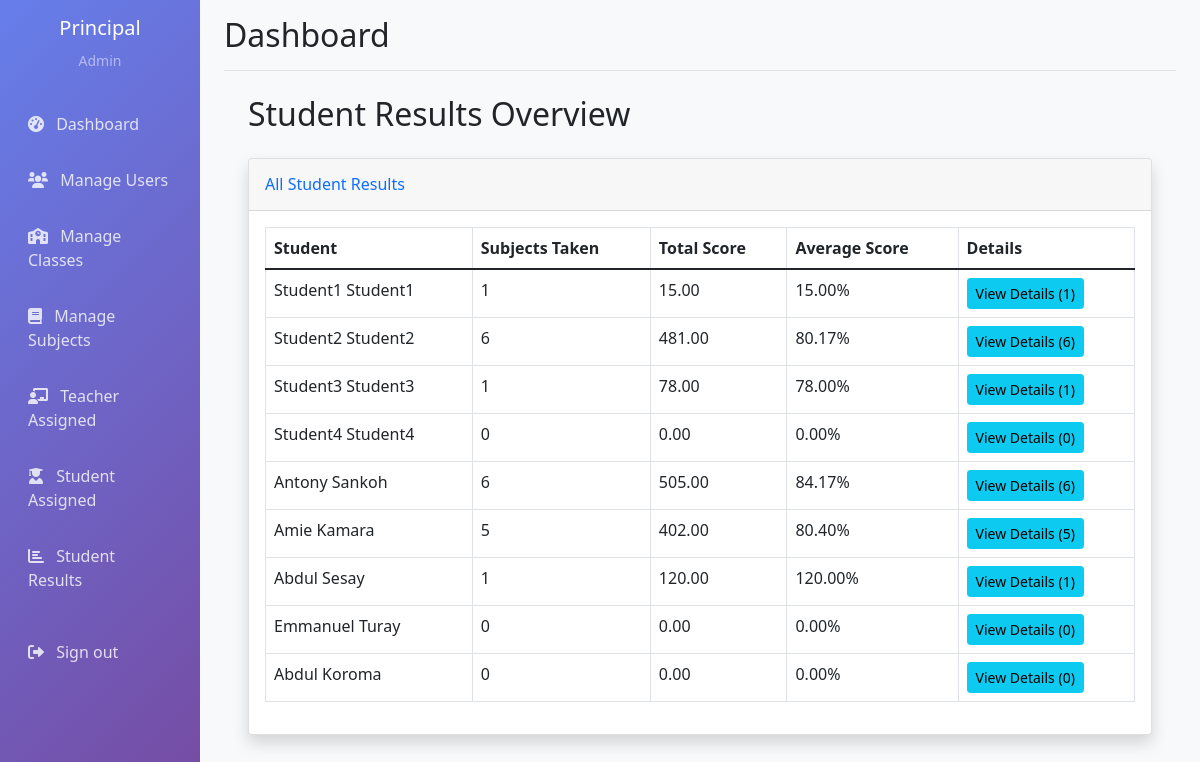
Screenshot of /grades/admin/results/ (signed in) with the database file from the repository.
### accounts/models.py (models this page shows, shortened)
class CustomUser(AbstractUser):
    USER_TYPE_CHOICES = (
        ('admin', 'Admin'),
        ('teacher', 'Teacher'),
        ('student', 'Student'),
    )
    email = models.EmailField(unique=True)
    user_type = models.CharField(max_length=10, choices=USER_TYPE_CHOICES)
    phone = models.PositiveIntegerField(max_length=15, blank=True)
    address = models.CharField(blank=True)
    USERNAME_FIELD = 'email'
    REQUIRED_FIELDS = ['username', 'user_type']

### grades/models.py (models this page shows, shortened)
class StudentResult(models.Model):
    student = models.OneToOneField(CustomUser, on_delete=models.CASCADE, limit_choices_to={'user_type': 'student'})
    total_subjects = models.IntegerField(default=0)
    total_score = models.DecimalField(max_digits=8, decimal_places=2, default=0)
    average_score = models.DecimalField(max_digits=5, decimal_places=2, default=0)
    academic_year = models.CharField(max_length=20, default='2023-2024')
    updated_at = models.DateTimeField(auto_now=True)
    def calculate_result(self):
        grades = Grade.objects.filter(student=self.student)
        if grades.exists():
            self.total_subjects = grades.count()
            self.total_score = sum(grade.total_score for grade in grades)
            self.average_score = self.total_score / self.total_subjects if self.total_subjects > 0 else 0
        self.save()

### grades/views.py (the view)
# urls.py: path('admin/results/', views.admin_student_results, name='admin_student_results'),
@login_required
def admin_student_results(request):
    if request.user.user_type != 'admin':
        messages.error(request, 'Access denied')
        return redirect('dashboard')
    students = CustomUser.objects.filter(user_type='student')
    student_results = []
    for student in students:
        grades = Grade.objects.filter(student=student)
        student_result, created = StudentResult.objects.get_or_create(student=student)
        if created or grades.exists():
            student_result.calculate_result()
        student_results.append({
            'student': student,
            'result': student_result,
            'grades': grades
        })
    return render(request, 'grades/admin_student_results.html', {'student_results': student_results})

### templates/grades/admin_student_results.html
{% extends 'base.html' %}
{% block content %}
<div class="container-fluid">
    <h2 class="my-4">Student Results Overview</h2>
    <div class="card shadow mb-4">
        <div class="card-header py-3 d-flex justify-content-between align-items-center">
            <h6 class="m-0 font-weight-bold text-primary">All Student Results</h6>
        </div>
        <div class="card-body">
            <div class="table-responsive">
                <table class="table table-bordered" width="100%" cellspacing="0">
                    <thead class="thead-dark">
                        <tr>
                            <th>Student</th>
                            <th>Subjects Taken</th>
                            <th>Total Score</th>
                            <th>Average Score</th>
                            <th>Details</th>
                        </tr>
                    </thead>
                    <tbody>
                        {% for result in student_results %}
                        <tr>
                            <td>{{ result.student.get_full_name }}</td>
                            <td>{{ result.result.total_subjects }}</td>
                            <td>{{ result.result.total_score|floatformat:2 }}</td>
                            <td>{{ result.result.average_score|floatformat:2 }}%</td>
                            <td>
                                <a href="{% url 'admin_student_grades' result.student.id %}"
                                   class="btn btn-sm btn-info">
                                    View Details ({{ result.grades.count }})
                                </a>
                            </td>
                        </tr>
                        {% endfor %}
                    </tbody>
                </table>
            </div>
        </div>
    </div>
</div>
{% endblock %}

### templates/base.html (shortened to what this page needs)
<!DOCTYPE html>
<html lang="en">
<head>
    <link href="https://cdn.jsdelivr.net/npm/select2@4.1.0-rc.0/dist/css/select2.min.css" rel="stylesheet" />
    <link href="https://cdn.jsdelivr.net/npm/bootstrap@5.1.3/dist/css/bootstrap.min.css" rel="stylesheet">
    <link href="https://cdnjs.cloudflare.com/ajax/libs/font-awesome/6.0.0/css/all.min.css" rel="stylesheet">
</head>
<body>
    <div class="container-fluid">
        <div class="row">
            {% if request.user.is_authenticated %}
            <nav class="col-md-3 col-lg-2 d-md-block sidebar collapse">
                <div class="position-sticky pt-3">
                    <div class="text-center mb-4">
                        <h5 class="text-white">{{ request.user.get_full_name }}</h5>
                        <small class="text-white-50">{{ request.user.user_type|title }}</small>
                    </div>
                    <ul class="nav flex-column">
                        <li class="nav-item">
                            <a class="nav-link" href="{% url 'dashboard' %}">
                                <i class="fas fa-tachometer-alt me-2"></i>
                                Dashboard
                            </a>
                        </li>
                        {% if request.user.user_type == 'admin' %}
                        <li class="nav-item">
                            <a class="nav-link" href="{% url 'manage_users' %}">
                                <i class="fas fa-users me-2"></i>
                                Manage Users
                            </a>
                        </li>
                        <li class="nav-item">
                            <a class="nav-link" href="{% url 'manage_classes' %}">
                                <i class="fas fa-school me-2"></i>
                                Manage Classes
                            </a>
                        </li>
                        <li class="nav-item">
                            <a class="nav-link" href="{% url 'manage_subjects' %}">
                                <i class="fas fa-book me-2"></i>
                                Manage Subjects
                            </a>
                        </li>
                        <li class="nav-item">
                            <a class="nav-link" href="{% url 'manage_teacher_assignments' %}">
                                <i class="fas fa-chalkboard-teacher me-2"></i>
                                Teacher Assigned
                            </a>
                        </li>
                        <li class="nav-item">
                            <a class="nav-link" href="{% url 'manage_student_assignments' %}">
                                <i class="fas fa-user-graduate me-2"></i>
                                Student Assigned
                            </a>
                        </li>
                        <li class="nav-item">
                            <a class="nav-link" href="{% url 'admin_student_results' %}">
                                <i class="fas fa-chart-bar me-2"></i>
                                Student Results
                            </a>
                        </li>
                        {% endif %}
                        <li class="nav-item mt-3">
                            <a class="nav-link" href="{% url 'logout' %}">
                                <i class="fas fa-sign-out-alt me-2"></i>
                                Sign out
                            </a>
                        </li>
                    </ul>
                </div>
            </nav>
            {% endif %}
            <main class="col-md-9 ms-sm-auto col-lg-10 px-md-4 main-content">
                {% if request.user.is_authenticated %}
                <div class="d-flex justify-content-between flex-wrap flex-md-nowrap align-items-center pt-3 pb-2 mb-3 border-bottom">
                    <h1 class="h2">{% block page_title %}Dashboard{% endblock %}</h1>
                </div>
                {% endif %}
                {% block content %}
                {% endblock %}
            </main>
        </div>
    </div>
</body>
</html>

### templates/base.html (style rules this page uses)
.sidebar { min-height: 100vh; background: linear-gradient(135deg, #667eea 0%, #764ba2 100%); }
.sidebar .nav-link { color: rgba(255, 255, 255, 0.8); padding: 0.75rem 1rem; margin: 0.25rem 0; border-radius: 0.5rem; transition: all 0.3s; }
.main-content { background-color: #f8f9fa; min-height: 100vh; }

### rows the page displays
CustomUser: user.get_full_name "Principal", user.user_type "Admin"
CustomUser: student.get_full_name "Student1 Student1", result.total_subjects "1", result.total_score "15.00", result.average_score "15.00", grades.count "1"
CustomUser: student.get_full_name "Student2 Student2", result.total_subjects "6", result.total_score "481.00", result.average_score "80.17", grades.count "6"
CustomUser: student.get_full_name "Student3 Student3", result.total_subjects "1", result.total_score "78.00", result.average_score "78.00", grades.count "1"
CustomUser: student.get_full_name "Student4 Student4", result.total_subjects "0", result.total_score "0.00", result.average_score "0.00", grades.count "0"
CustomUser: student.get_full_name "Antony Sankoh", result.total_subjects "6", result.total_score "505.00", result.average_score "84.17", grades.count "6"
CustomUser: student.get_full_name "Amie Kamara", result.total_subjects "5", result.total_score "402.00", result.average_score "80.40", grades.count "5"
CustomUser: student.get_full_name "Abdul Sesay", result.total_subjects "1", result.total_score "120.00", result.average_score "120.00", grades.count "1"
CustomUser: student.get_full_name "Emmanuel Turay", result.total_subjects "0", result.total_score "0.00", result.average_score "0.00", grades.count "0"
CustomUser: student.get_full_name "Abdul Koroma", result.total_subjects "0", result.total_score "0.00", result.average_score "0.00", grades.count "0"
